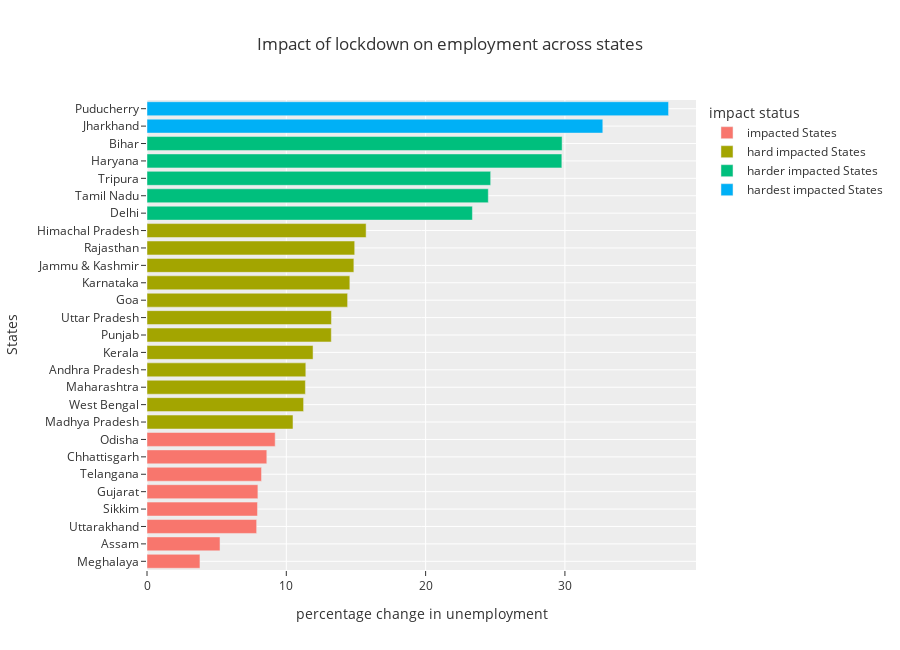

Notebook code cell kept with this figure:
### Code cell
# Cường
fig = px.bar(plot_per, y='States',x='percentage change in unemployment',color='impact status',
            title='Impact of lockdown on employment across states',template='ggplot2',height=650)


fig.show()

### Figure 1 — Plotly figure (JSON) as saved in the notebook; plotly's stock layout.template omitted (floating-point values rounded to 4 significant figures)
{"data": [{"alignmentgroup": "True", "hovertemplate": "impact status=impacted States<br>percentage change in unemployment=%{x}<br>States=%{y}<extra></extra>", "legendgroup": "impacted States", "marker": {"color": "#F8766D", "pattern": {"shape": ""}}, "name": "impacted States", "offsetgroup": "impacted States", "orientation": "h", "showlegend": true, "textposition": "auto", "type": "bar", "x": [3.8, 5.24, 7.87, 7.93, 7.96, 8.22, 8.6, 9.2], "xaxis": "x", "y": ["Meghalaya", "Assam", "Uttarakhand", "Sikkim", "Gujarat", "Telangana", "Chhattisgarh", "Odisha"], "yaxis": "y"}, {"alignmentgroup": "True", "hovertemplate": "impact status=hard impacted States<br>percentage change in unemployment=%{x}<br>States=%{y}<extra></extra>", "legendgroup": "hard impacted States", "marker": {"color": "#A3A500", "pattern": {"shape": ""}}, "name": "hard impacted States", "offsetgroup": "hard impacted States", "orientation": "h", "showlegend": true, "textposition": "auto", "type": "bar", "x": [10.48, 11.24, 11.37, 11.4, 11.92, 13.23, 13.24, 14.4, 14.56, 14.85, 14.91, 15.73], "xaxis": "x", "y": ["Madhya Pradesh", "West Bengal", "Maharashtra", "Andhra Pradesh", "Kerala", "Punjab", "Uttar Pradesh", "Goa", "Karnataka", "Jammu & Kashmir", "Rajasthan", "Himachal Pradesh"], "yaxis": "y"}, {"alignmentgroup": "True", "hovertemplate": "impact status=harder impacted States<br>percentage change in unemployment=%{x}<br>States=%{y}<extra></extra>", "legendgroup": "harder impacted States", "marker": {"color": "#00BF7D", "pattern": {"shape": ""}}, "name": "harder impacted States", "offsetgroup": "harder impacted States", "orientation": "h", "showlegend": true, "textposition": "auto", "type": "bar", "x": [23.36, 24.5, 24.67, 29.78, 29.8], "xaxis": "x", "y": ["Delhi", "Tamil Nadu", "Tripura", "Haryana", "Bihar"], "yaxis": "y"}, {"alignmentgroup": "True", "hovertemplate": "impact status=hardest impacted States<br>percentage change in unemployment=%{x}<br>States=%{y}<extra></extra>", "legendgroup": "hardest impacted States", "marker": {"color": "#00B0F6", "pattern": {"shape": ""}}, "name": "hardest impacted States", "offsetgroup": "hardest impacted States", "orientation": "h", "showlegend": true, "textposition": "auto", "type": "bar", "x": [32.72, 37.44], "xaxis": "x", "y": ["Jharkhand", "Puducherry"], "yaxis": "y"}], "layout": {"barmode": "relative", "height": 650, "legend": {"title": {"text": "impact status"}, "tracegroupgap": 0}, "title": {"text": "Impact of lockdown on employment across states"}, "xaxis": {"anchor": "y", "domain": [0, 1], "title": {"text": "percentage change in unemployment"}}, "yaxis": {"anchor": "x", "domain": [0, 1], "title": {"text": "States"}}}}
